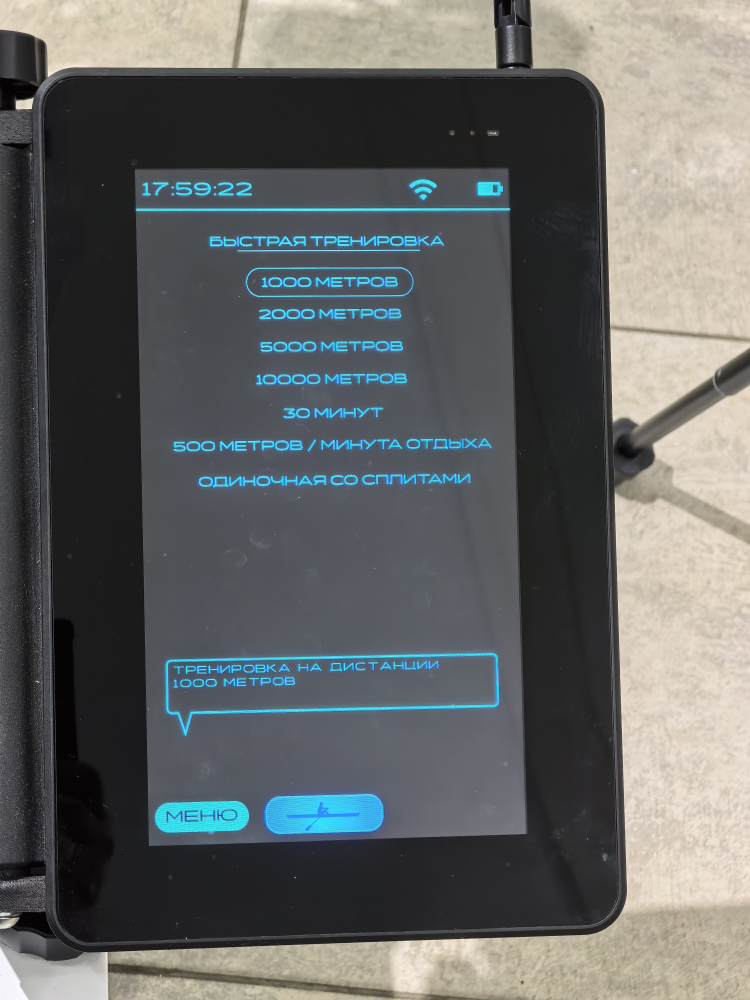
#> input picture media/IMG_20261021_175820.jpg, 3000 x 4000 px, given in place of f_30.jpg, which was not available (shown at 1/4 size)
$ python build_screens.py
#> lines starting #> are read from the running program, lines starting #| are printed output that depends on the picture; after the words box and inside, x2 and y2 are one past the last pixel; in counts of white or black regions, pixels touching at a corner belong together; pictures that were not available may be replaced by others from this repository, and a replacement may not be noted
### tools/extract_screen.py
import cv2, numpy as np, sys, os

def find_screen_quad(img):
    g = cv2.cvtColor(img, cv2.COLOR_BGR2GRAY)
    h, w = g.shape
    # screen-ish gray range; bezel is darker, floor is brighter
    mask = cv2.inRange(g, 40, 150)
    # also include cyan UI pixels (bright) inside screen
    hsv = cv2.cvtColor(img, cv2.COLOR_BGR2HSV)
    cyan = cv2.inRange(hsv, (80, 60, 60), (110, 255, 255))
    mask = cv2.bitwise_or(mask, cyan)
    k = cv2.getStructuringElement(cv2.MORPH_RECT, (25, 25))
    mask = cv2.morphologyEx(mask, cv2.MORPH_CLOSE, k)
    mask = cv2.morphologyEx(mask, cv2.MORPH_OPEN, k)
    n, lab, stats, _ = cv2.connectedComponentsWithStats(mask)
    # choose the largest component whose bbox is reasonably central and tall
    best = None
    for i in range(1, n):
        x, y, bw, bh, area = stats[i]
        if area < 0.05 * h * w: continue
        if best is None or area > stats[best][4]:
            best = i
    if best is None: return None, mask
    comp = (lab == best).astype(np.uint8) * 255
    cnts, _ = cv2.findContours(comp, cv2.RETR_EXTERNAL, cv2.CHAIN_APPROX_SIMPLE)
    c = max(cnts, key=cv2.contourArea)
    peri = cv2.arcLength(c, True)
    for eps in (0.01, 0.02, 0.03, 0.05):
        approx = cv2.approxPolyDP(c, eps * peri, True)
        if len(approx) == 4:
            return approx.reshape(4, 2).astype(np.float32), mask
    rect = cv2.minAreaRect(c)
    return cv2.boxPoints(rect).astype(np.float32), mask

def order_pts(pts):
    s = pts.sum(1); d = np.diff(pts, axis=1).ravel()
    tl = pts[np.argmin(s)]; br = pts[np.argmax(s)]
    tr = pts[np.argmin(d)]; bl = pts[np.argmax(d)]
    return np.array([tl, tr, br, bl], np.float32)

def warp(img, quad, W=600, H=1024):
    q = order_pts(quad)
    dst = np.array([[0,0],[W-1,0],[W-1,H-1],[0,H-1]], np.float32)
    M = cv2.getPerspectiveTransform(q, dst)
    return cv2.warpPerspective(img, M, (W, H), flags=cv2.INTER_AREA)

# [13 lines that do not run on import are left out]

### tools/build_screens.py
import cv2, numpy as np, subprocess, os
from extract_screen import find_screen_quad, warp, order_pts
FF = "./venv/lib/python3.14/site-packages/imageio_ffmpeg/binaries/ffmpeg-macos-aarch64-v7.1"
VID = "/Users/rust/work/dante-super-sport/doc/media/VID_20261021_175126.mp4"
names = {
 "main":30, "fast_start":85, "fast_start_splits":95, "splits_popup":725, "splits_popup_time":662,
 "race_setup":120, "history":1225, "workout_info":585, "athlete":1305, "wifi_list":1335,
 "wifi_password":1345, "wifi_connected":1320, "options":1375, "time_popup":1410,
 "program_create":785, "active_workout":170, "active_start":745, "exit_dialog":465,
 "rest":1110, "finish":1170, "active_idle":300, "active_compare":405,
}
def frame(t):
    p = f"full/f_{t}.jpg"
    if not os.path.exists(p):
        subprocess.run([FF, "-loglevel", "error", "-y", "-ss", str(t), "-i", VID, "-frames:v", "1", "-q:v", "2", p], check=True)
    return cv2.imread(p)
def good_quad(img):
    q, _ = find_screen_quad(img)
    if q is None: return None
    q = order_pts(q)
    w = (np.linalg.norm(q[1]-q[0]) + np.linalg.norm(q[2]-q[3])) / 2
    h = (np.linalg.norm(q[3]-q[0]) + np.linalg.norm(q[2]-q[1])) / 2
    asp = w / h
    if 0.53 <= asp <= 0.60 and h > 1100: return q
    return None
os.makedirs("final_screens", exist_ok=True)
for n, t in names.items():
    img = frame(t)
#> in frame, returned value is the input picture: shape (4000, 3000, 3); mean B, G, R 100.1, 100.9, 98.5
    used = None
    for dt in (0, -3, 3, -6, 6, -10, 10, -15, 15, -20, 20):
        q = good_quad(frame(t + dt))
#> in find_screen_quad, `g = cv2.cvtColor(img, cv2.COLOR_BGR2GRAY)`:
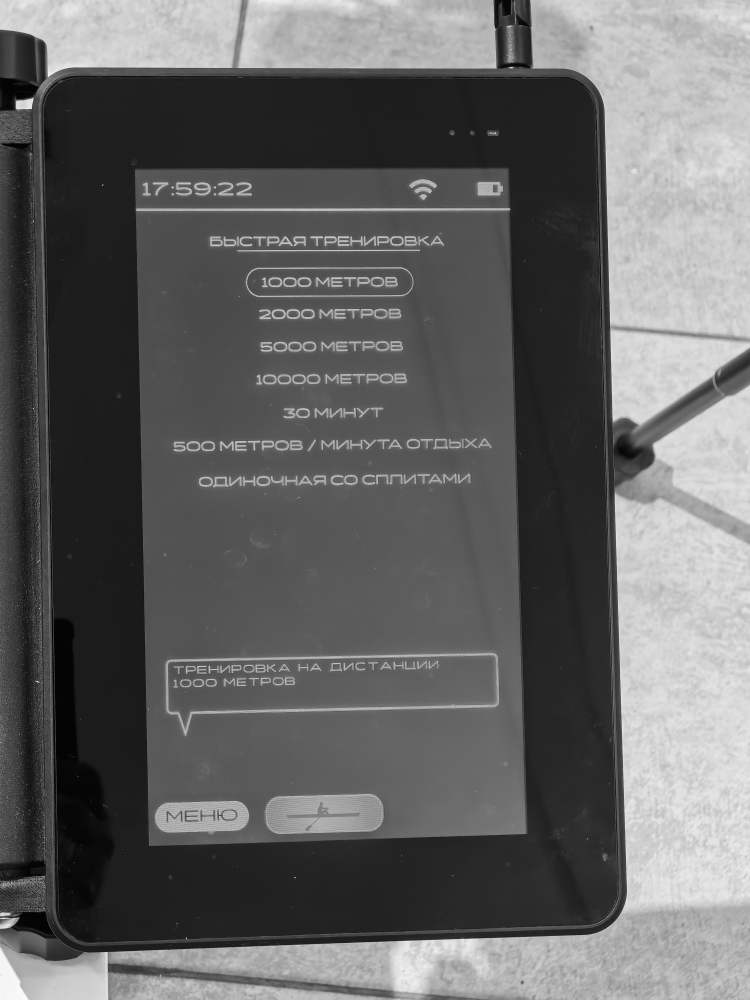
#> g: shape (4000, 3000) (shown at 1/4 size); min 0, max 255, mean 100.1
#> in find_screen_quad, `mask = cv2.inRange(g, 40, 150)`:
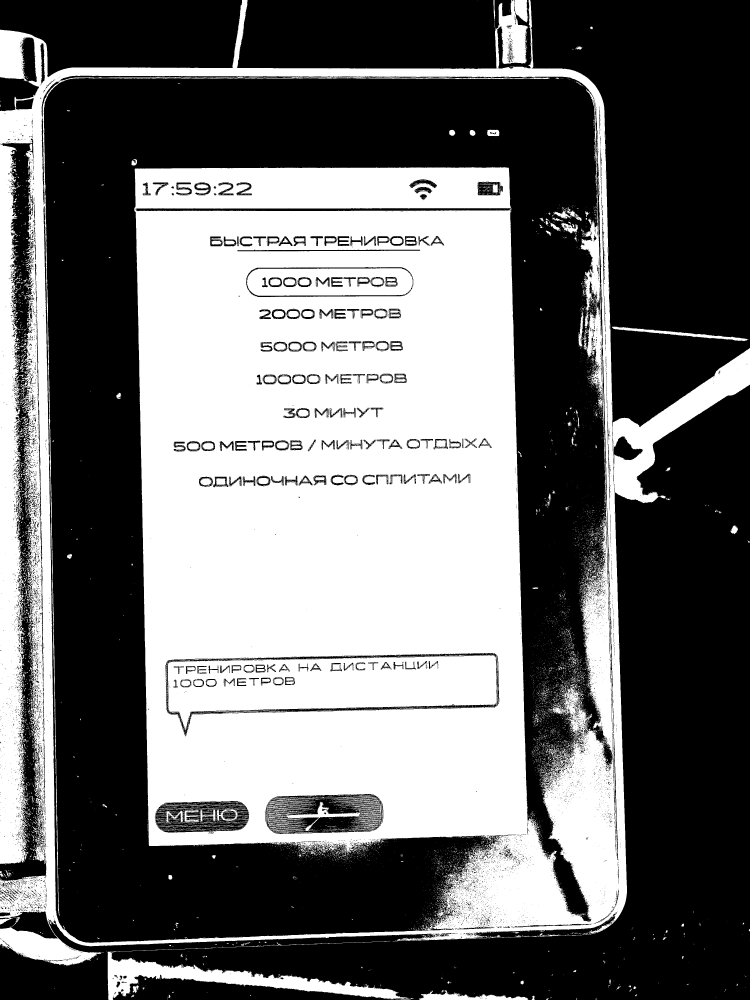
#> mask: shape (4000, 3000) (shown at 1/4 size); 43.4% white; 14483 white regions (13588 under 20 px), largest, box (x1, y1, x2, y2) and area: (0, 0, 3000, 3862) 4781976, (0, 577, 115, 3456) 210049, (425, 3804, 1643, 4000) 63468
#> in find_screen_quad, `hsv = cv2.cvtColor(img, cv2.COLOR_BGR2HSV)`: hsv: shape (4000, 3000, 3); mean H, S, V 69.1, 29.8, 107.7
#> in find_screen_quad, `cyan = cv2.inRange(hsv, (80, 60, 60), (110, 255, 255))`:
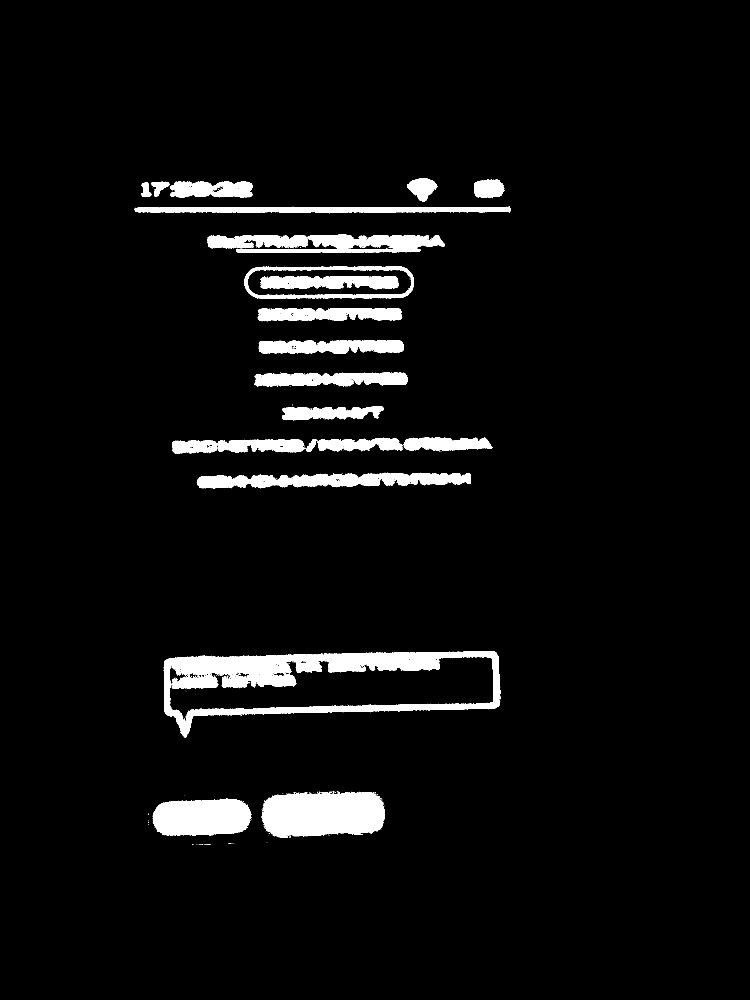
#> cyan: shape (4000, 3000) (shown at 1/4 size); 4.9% white; 733 white regions (703 under 20 px), largest, box (x1, y1, x2, y2) and area: (655, 2604, 2001, 2949) 133369, (1049, 3167, 1540, 3352) 75065, (611, 3194, 1004, 3344) 48975
#> in find_screen_quad, `mask = cv2.bitwise_or(mask, cyan)`: mask: shape (4000, 3000); 45.3% white; 8305 white regions (7792 under 20 px), largest, box (x1, y1, x2, y2) and area: (0, 0, 3000, 3862) 5086305, (0, 577, 115, 3456) 210049, (425, 3804, 1643, 4000) 63468
#> in find_screen_quad, `mask = cv2.morphologyEx(mask, cv2.MORPH_CLOSE, k)`: mask: shape (4000, 3000); 49.9% white; 176 white regions (103 under 20 px), largest, box (x1, y1, x2, y2) and area: (0, 0, 3000, 4000) 5970991, (2252, 1612, 2343, 1809) 5025, (2144, 1961, 2221, 2058) 1556
#> in find_screen_quad, `mask = cv2.morphologyEx(mask, cv2.MORPH_OPEN, k)`: mask: shape (4000, 3000); 49.5% white; 8 white regions, largest, box (x1, y1, x2, y2) and area: (0, 0, 3000, 3861) 5803776, (431, 3835, 1600, 4000) 74630, (574, 3735, 1344, 3807) 31389
#> in find_screen_quad, `n, lab, stats, _ = cv2.connectedComponentsWithStats(mask)`:
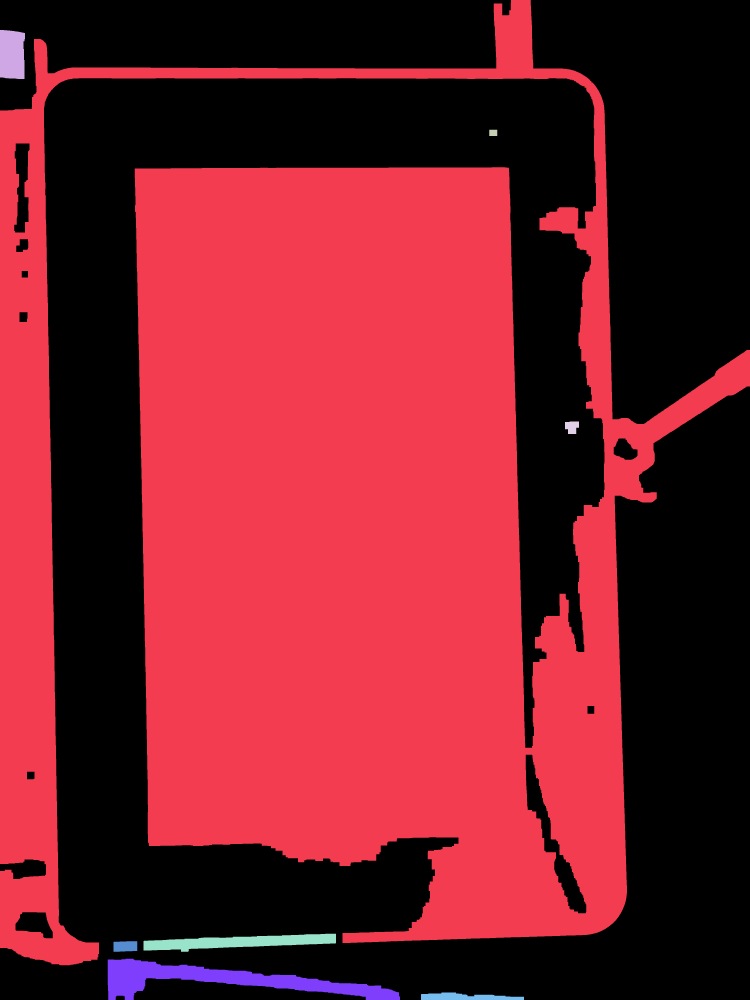
#> lab: shape (4000, 3000) int32 (shown at 1/4 size); 9 distinct labels, from 0 to 8; one colour per label, 0 black
#> in find_screen_quad, `n, lab, stats, _ = cv2.connectedComponentsWithStats(mask)`: n = 9; stats = [[0, 0, 3000, 4000, 6056237], [0, 0, 3000, 3861, 5803776], [0, 120, 100, 196, 18405], [1957, 519, 32, 25, 800], [2260, 1686, 56, 50, 2260], [574, 3735, 770, 72, 31389], [454, 3765, 95, 42, 3775], [431, 3835, 1169, 165, 74630], [1684, 3970, 412, 30, 8728]]
#> the loop in find_screen_quad, `for i in range(1, n):` made 8 passes
#> after the loop in find_screen_quad, `for i in range(1, n):`: best = 1
#> in find_screen_quad, `comp = (lab == best).astype(np.uint8) * 255`:
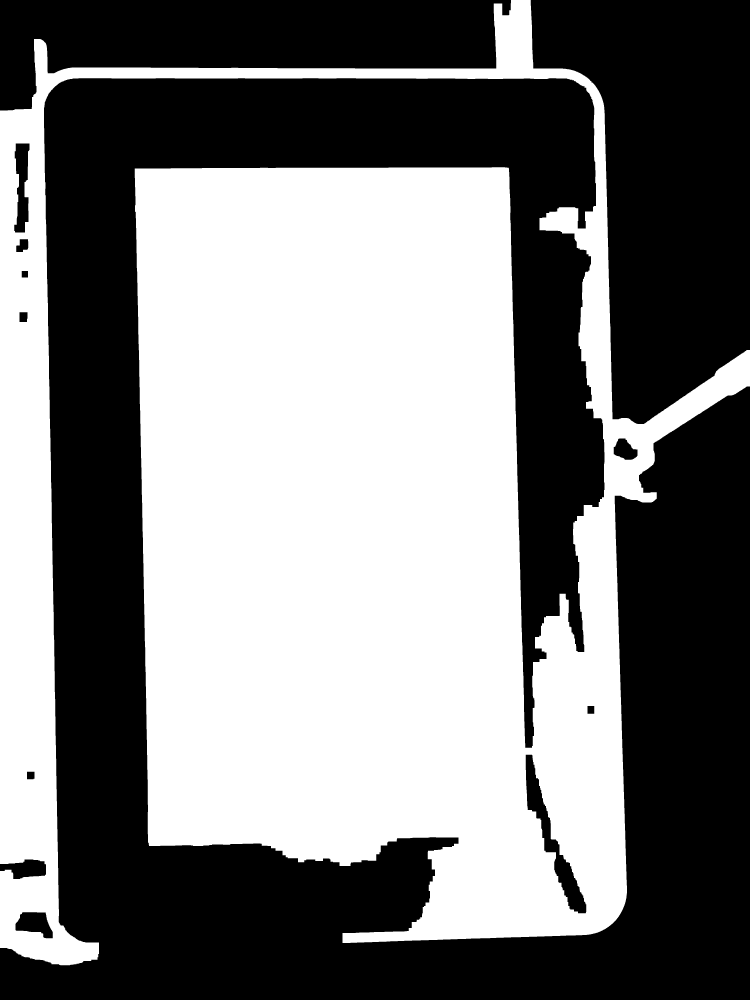
#> comp: shape (4000, 3000) (shown at 1/4 size); 48.4% white; 1 white region
#> in find_screen_quad, `cnts, _ = cv2.findContours(comp, cv2.RETR_EXTERNAL, cv2.CHAIN_APPROX_S..`: cnts = 1 contour; box (x1, y1, x2, y2) and area: (0, 0, 3000, 3861) 5856672
#> in find_screen_quad, `c = max(cnts, key=cv2.contourArea)`: c = contour of 2989 points, box (x1, y1, x2, y2) (0, 0, 3000, 3861), area 5856672
#> in find_screen_quad, `peri = cv2.arcLength(c, True)`: peri = 33091.6
#> in find_screen_quad, `rect = cv2.minAreaRect(c)`: rect = ((1499.5, 1930), (3860, 2999), -90)
#> in good_quad, `q, _ = find_screen_quad(img)`: q = [[2999, 3860], [-1.18e-13, 3860], [0, 0], [2999, 0]]
#> in order_pts, `s = pts.sum(1)`: s = [6859, 3860, 0, 2999]
#> in order_pts, `d = np.diff(pts, axis=1).ravel()`: d = [861, 3860, 0, -2999]
#> in order_pts, `tl = pts[np.argmin(s)]`: tl = [0, 0]
#> in order_pts, `br = pts[np.argmax(s)]`: br = [2999, 3860]
#> in order_pts, `tr = pts[np.argmin(d)]`: tr = [2999, 0]
#> in order_pts, `bl = pts[np.argmax(d)]`: bl = [-1.18e-13, 3860]
#> in good_quad, `q = order_pts(q)`: q = [[0, 0], [2999, 0], [2999, 3860], [-1.18e-13, 3860]]
#> in good_quad, `w = (np.linalg.norm(q[1]-q[0]) + np.linalg.norm(q[2]-q[3])) / 2`: w = 2999
#> in good_quad, `h = (np.linalg.norm(q[3]-q[0]) + np.linalg.norm(q[2]-q[1])) / 2`: h = 3860
#> in good_quad, `asp = w / h`: asp = 0.777
        if q is not None:
            used = dt; break
    if q is None:
        print("FAILED", n); continue
    cv2.imwrite(f"final_screens/{n}.jpg", warp(img, q), [cv2.IMWRITE_JPEG_QUALITY, 88])
#> in warp, `q = order_pts(quad)`: q = [[595, 668], [2039, 683], [2084, 3262], [610, 3285]]
#> in warp, `M = cv2.getPerspectiveTransform(q, dst)`: M = [[0.409, -0.00234, -241.6], [-0.00415, 0.399, -264.1], [-1e-05, 8.17e-06, 1]]
#> in warp, `return cv2.warpPerspective(img, M, (W, H), flags=cv2.INTER_AREA)`:
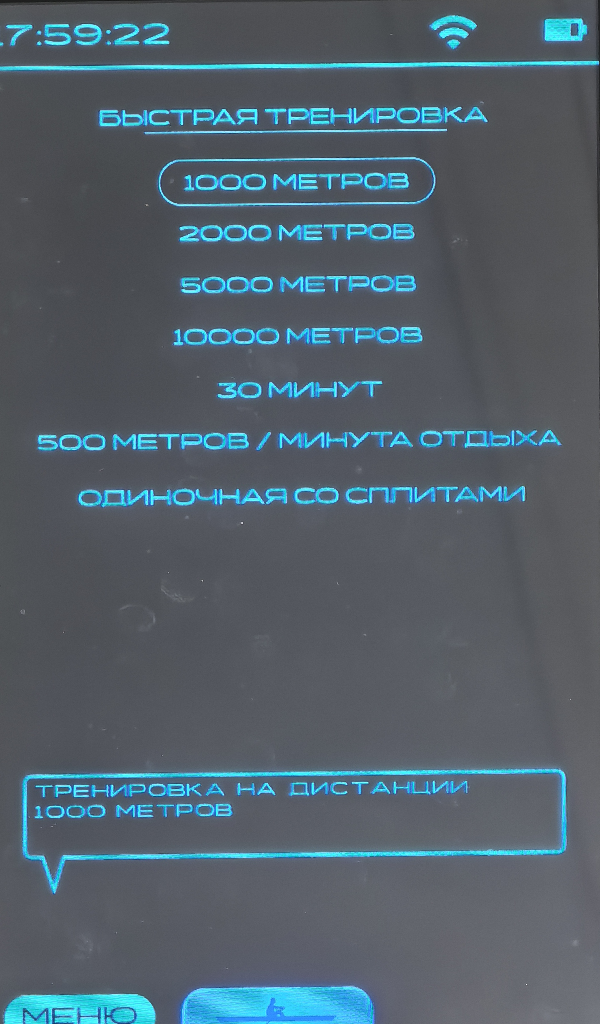
#> returned value: shape (1024, 600, 3); mean of channels 0, 1, 2 107, 96.8, 82.4; drawn as B, G, R
    print(n, "quad from dt", used)
#> pass 2 of the loop `for n, t in names.items():`:
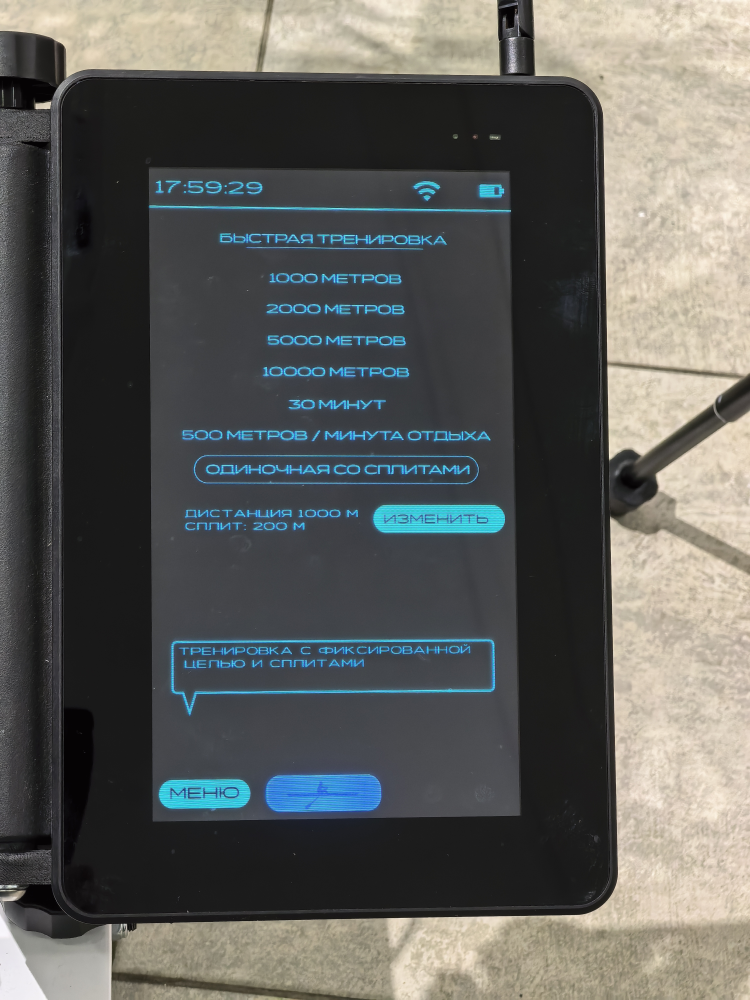
#> input picture media/IMG_20261021_175826.jpg, 3000 x 4000 px, given in place of f_85.jpg, which was not available (shown at 1/4 size)
#> in frame, returned value is the input picture: shape (4000, 3000, 3); mean B, G, R 91.3, 94.5, 93.6
#> hsv: shape (4000, 3000, 3); mean H, S, V 54, 30.5, 100.9
#> cyan: shape (4000, 3000); 5.9% white; 1381 white regions (1336 under 20 px), largest, box (x1, y1, x2, y2) and area: (675, 2546, 1984, 2868) 145807, (1052, 3084, 1534, 3258) 70070, (1478, 2002, 2022, 2148) 67877
#> in find_screen_quad (call 3), `n, lab, stats, _ = cv2.connectedComponentsWithStats(mask)`:
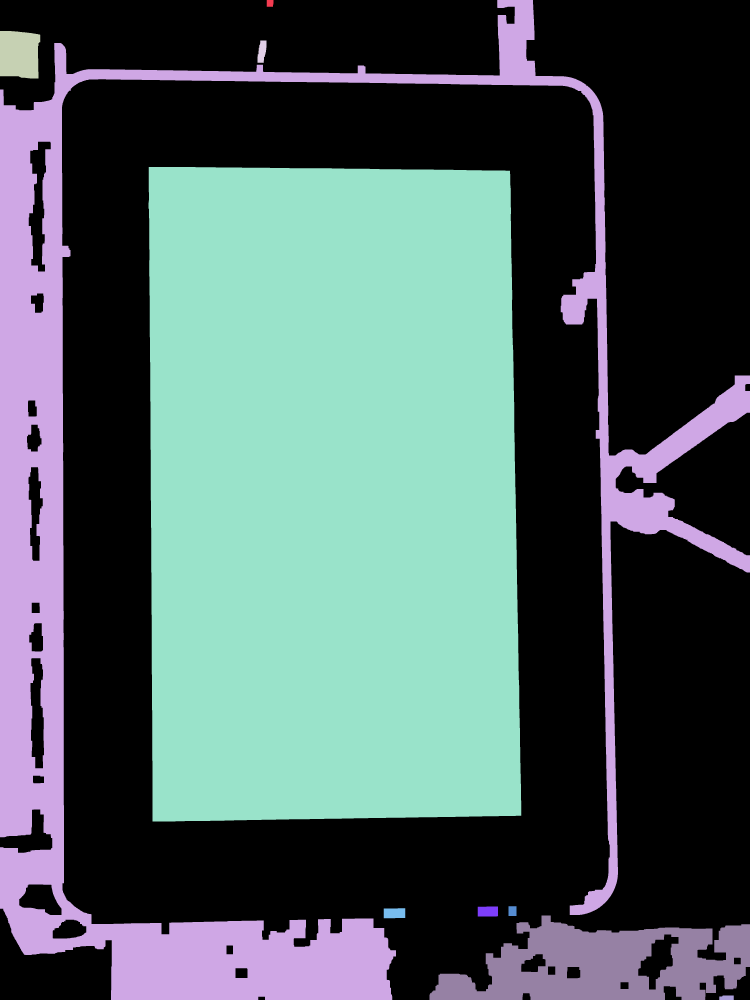
#> lab: shape (4000, 3000) int32 (shown at 1/4 size); 11 distinct labels, from 0 to 10; one colour per label, 0 black
#> n = 11; stats = [[0, 0, 3000, 4000, 6403265], [1067, 0, 27, 27, 710], [0, 0, 3000, 4000, 1501625], [0, 124, 161, 190, 27879], [1030, 162, 36, 89, 2445], [594, 668, 1491, 2618, 3794652], [2034, 3625, 32, 39, 1248], [1911, 3626, 81, 40, 3200], [1535, 3633, 86, 40, 3344], [1718, 3662, 1282, 338, 260639], [2877, 3982, 58, 18, 993]]
#> the loop in find_screen_quad (call 3), `for i in range(1, n):` made 10 passes
#> after the loop in find_screen_quad (call 3), `for i in range(1, n):`: best = 5
#> comp: shape (4000, 3000); 31.6% white; 1 white region
#> cnts = 1 contour; box (x1, y1, x2, y2) and area: (594, 668, 2085, 3286) 3790594
#> c = contour of 219 points, box (x1, y1, x2, y2) (594, 668, 2085, 3286), area 3790594
#> peri = 8159.3
#> the loop in find_screen_quad (call 3), `for eps in (0.01, 0.02, 0.03, 0.05):` made 1 pass
#> approx on pass 1: [[595, 668], [610, 3285], [2084, 3262], [2039, 683]]
#> in warp (call 2), `return cv2.warpPerspective(img, M, (W, H), flags=cv2.INTER_AREA)`:
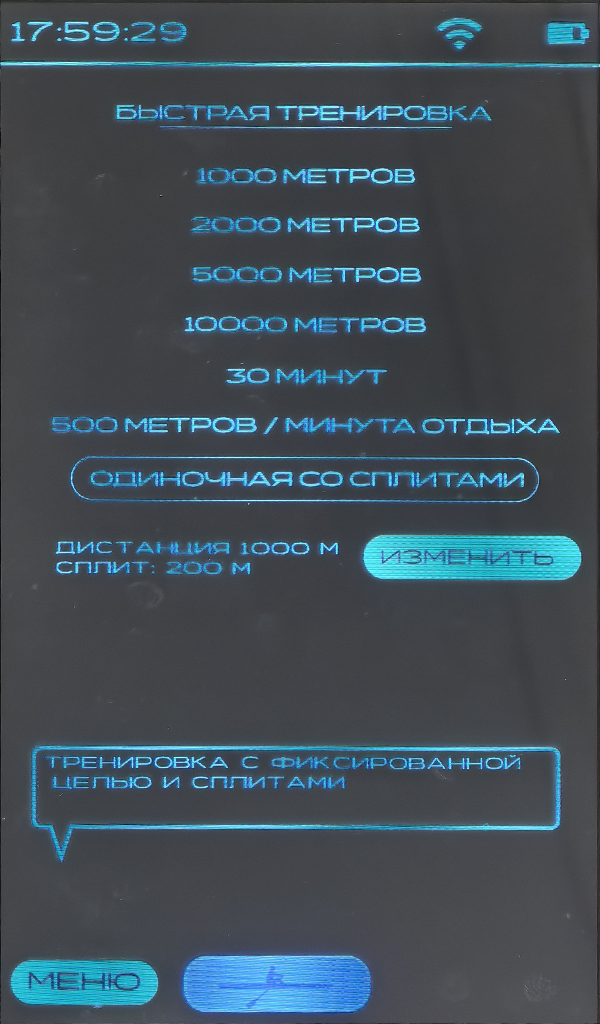
#> returned value: shape (1024, 600, 3); mean of channels 0, 1, 2 87.1, 77.8, 64.7; drawn as B, G, R
#> (the run stopped early here; a loop or call above may not have finished)
